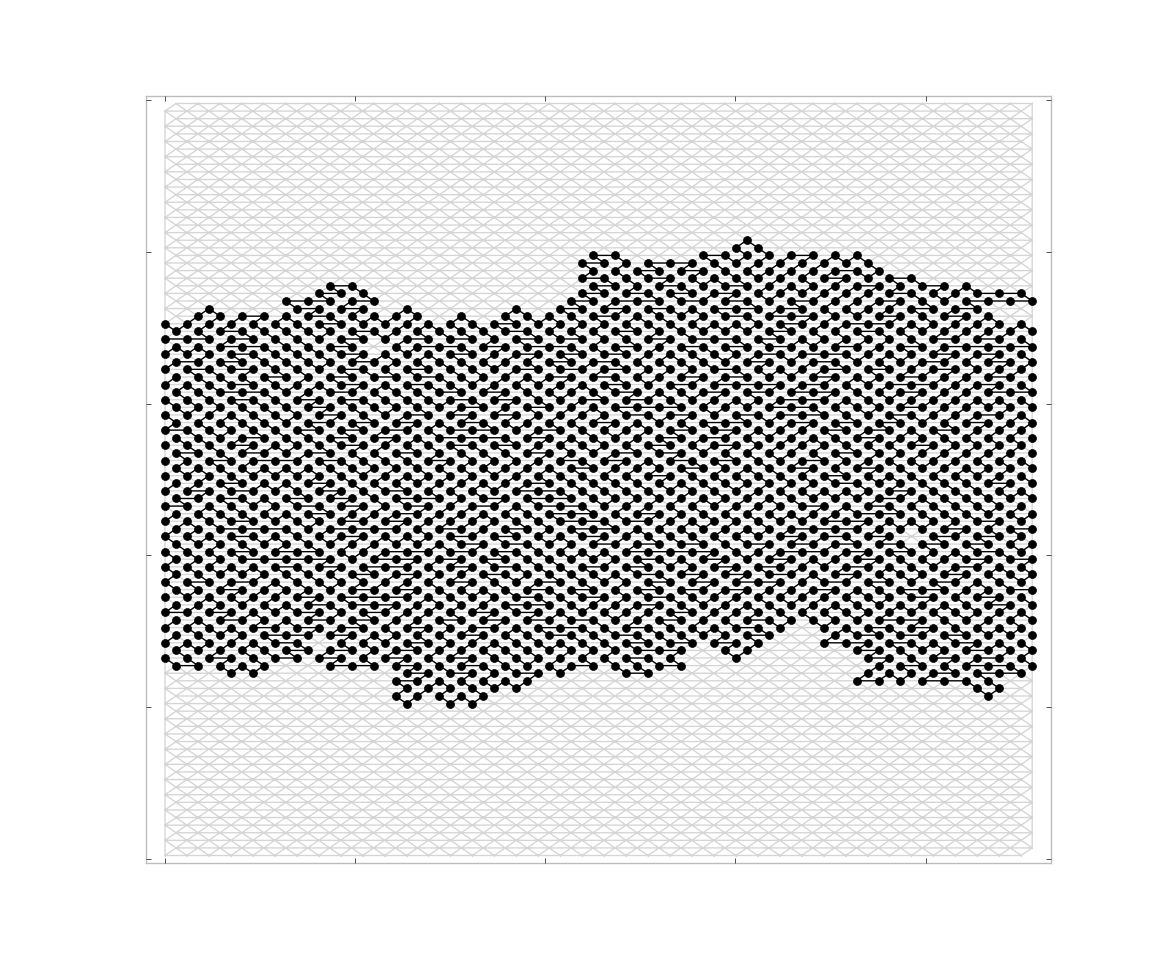

Recreate this plot in Python.
#!/usr/bin/env python
# -*- coding:utf-8 -*-
#
# written by Shotaro Fujimoto
# 2016-07-12


from triangular import LatticeTriangular as LT
from base import Main as base
from String import String
import numpy as np
import multiprocessing as mp
import random

def print_debug(arg):
    """Print argument if needed.

    You can use this function in any parts and its behavior is toggled here.
    """
    # print arg
    pass


class Main(base):
    """任意に設定したstringの近傍点に点を追加し成長させるモデル

    グラフ上で左端と右端に固定されたstringの近傍点を探索，ランダム(後には曲げ
    弾性による重み付けの効果を追加)に選択し，stringを成長させていくモデル
    """

    def __init__(self, Lx=40, Ly=40, lattice_scale=10.,
                 size=[5, 4, 10, 12], plot=True,
                 frames=1000,
                 dot_result=(1., 0.5, -0.5, -1., -0.5, 0.5),
                 weight_const=3.,
                 strings=None,
                 pre_function=None,
                 post_function=None):
        """Init function of Main class.

        Lx (int (even)): 格子のx方向(グラフではy軸)の格子点数
        Ly (int (even)): 格子のy方向(グラフではx軸)の格子点数
        lattice_scale (int or float): グラフのx，y軸の実際のスケール(関係ない)
        """
        # Create triangular lattice with given parameters
        self.lattice = LT(np.zeros((Lx, Ly), dtype=np.int),
                          scale=float(max(Lx, Ly)), boundary='periodic')

        self.lattice_X = self.lattice.coordinates_x.reshape(self.lattice.Lx,
                                                self.lattice.Ly)
        self.lattice_Y = self.lattice.coordinates_y.reshape(self.lattice.Lx,
                                                self.lattice.Ly)

        self.occupied = np.zeros((Lx, Ly), dtype=np.bool)
        self.number_of_lines = sum(size) * Lx

        if strings is None:
            # Put the strings to the lattice
            self.strings = self.create_random_strings(len(size), size)
            # self.strings = [String(lattice=self.lattice, id=1,
            #                        x=int(Lx / 2), y=-int(Lx / 4) % Ly,
            #                        vec=[0] * ((Ly - 1) / 2) + [1] 
            #                        + [3] * ((Ly - 1) / 2) + [4])]
        else:
            self.strings = [String(self.lattice, **st) for st in strings]
        self.occupied[self.strings[0].pos_x, self.strings[0].pos_y] = True

        self.plot = plot
        self.interval = 1
        self.frames = frames

        self.dot_result = dot_result
        self.weight_const = weight_const

        self.pre_function = pre_function
        self.post_function = post_function
        self.pre_func_res = []
        self.post_func_res = []

        # Plot triangular-lattice points, string on it, and so on
        if self.plot:
            self.plot_all()
        else:
            t = 0
            while t < self.frames:
                try:
                    self.update()
                    t += 1
                except StopIteration:
                    break

    def dot(self, v, w):
        """0〜5で表された6つのベクトルの内積を計算する。

        v, w (int): ベクトル(0〜5の整数で表す)"""
        # results = (1., 0.5, -0.5, -1., -0.5, 0.5)
        # results = (2., 0.0, -0.5, -1., -0.5, 0.)
        # results = (1., 1., 1., 1., 1., 1.)
        # results = (3., 0., -0.5, -1., -0.5, 0.)
        return self.dot_result[(w + 6 - v) % 6]

    def update(self, num=0):
        """FuncAnimationから各フレームごとに呼び出される関数

        1時間ステップの間に行う計算はすべてここに含まれる。
        """

        # update each string
        for i, s in enumerate(self.strings):
            if self.pre_function is not None:
                self.pre_func_res.append(self.pre_function(self, i, s))
            ret = self.update_each_string(s)
            if self.post_function is not None:
                self.post_func_res.append(self.post_function(self, i, s))

        if self.plot:
            ret = self.plot_string()
            return ret

    def update_each_string(self, s):
        X = self.get_neighbor_xy(s)
        if not X:
            raise StopIteration

        # update positions
        if len(X) == 4:
            i, r, nx, ny = X
            s.x, s.y = nx, ny
            s.insert(i, r)
            self.occupied[s.pos_x[i], s.pos_y[i]] = True
        elif len(X) == 2:
            i, r = X
            s.insert(i + 1, r)
            self.occupied[s.pos_x[i + 1], s.pos_y[i + 1]] = True
        else:
            i, r, r_rev = X
            s.vec[i] = r
            s.insert(i + 1, r_rev)
            self.occupied[s.pos_x[i + 1], s.pos_y[i + 1]] = True

    def get_neighbor_xy(self, s):
        """Stringクラスのインスタンスsの隣接する非占有格子点の座標を取得する

        s (String): 対象とするStringクラスのインスタンス
        """
        self.neighbors_set = {}
        bonding_pairs = self.get_bonding_pairs(s)
        if len(bonding_pairs) == 0:
            return False
        choosed_pair = self.choose_one_bonding_pair(s, bonding_pairs)
        return choosed_pair

    def get_bonding_pairs(self, s):
        bonding_pairs = []
        # sのx, y座標に関して
        for i, (x, y) in enumerate(s.pos):
            # それぞれの近傍点を取得
            nnx, nny = self.lattice.neighborhoods[x, y]
            # 6方向全てに関して
            for r in [0, 1, 2, 3, 4, 5]:
                nx, ny = nnx[r], nny[r]
                # 反射境界条件のとき除外される点の場合，次の近接点に
                if nx == -1 or ny == -1:
                    continue
                # 既に占有されているとき，次の近接点に
                elif self.occupied[nx, ny]:
                    continue
                # それ以外(近傍点のうち占有されていない点であるとき)
                # 既にstringの近傍として登録されている場合
                elif self.neighbors_set.has_key((nx, ny)):
                    # 一つ前に登録された点が現在の評価点の近傍点である場合
                    if self.neighbors_set[(nx, ny)][-1][0] == i - 1:
                        bonding_pair = [i - 1,
                                        self.neighbors_set[(nx, ny)][-1][1],
                                        (r + 3) % 6]
                        # [i-1, r_{i}, r_{rev}]
                        # r_rev: 現在の点から近接点へのベクトル
                        bonding_pairs.append(bonding_pair)
                    self.neighbors_set[(nx, ny)].append((i, r))
                # stringの近傍として登録されていない場合 -> 新たに登録
                else:
                    if i == 0:
                        # r_rev = (r + 3) % 6
                        bonding_pairs.append([0, (r + 3) % 6, nx, ny])
                    if i == len(s.vec) - 1:
                        bonding_pairs.append([len(s.vec), r])

                    self.neighbors_set[(nx, ny)] = [(i, r),]
        return bonding_pairs

    def calc_weight(self, s, bonding_pair):
        if len(bonding_pair) == 2:
            i, r = bonding_pair
            # weight = self.dot(s.vec[i - 1], r) + 2.
            weight = 1.5 * (self.dot(s.vec[i - 1], r) + 1.)
        elif len(bonding_pair) == 4:
            i, r_rev, nx, ny = bonding_pair
            # weight = self.dot(r, s.vec[i + 1]) + 2.
            weight = 1.5 * (self.dot(r_rev, s.vec[i + 1]) + 1.)
        else:
            i, r, r_rev = bonding_pair
            if i == 0 or i == len(s.vec) - 1:
                # 端の場合，定数
                weight = self.weight_const
            else:
                # 重みは内積の和で表現
                weight = self.dot(s.vec[i - 1], r) + \
                        self.dot(r_rev, s.vec[i + 1]) + 1
        return weight

    def choose_one_bonding_pair(self, s, bonding_pairs):
        # bonding_pairsの選ばれやすさを適切に重みを付けて評価
        weights = np.array([self.calc_weight(s, p) for p in bonding_pairs])
        weights = weights / np.sum(weights)

        choiced_index = np.random.choice(range(len(weights)), p=weights)
        return bonding_pairs[choiced_index]


if __name__ == '__main__':
    import matplotlib.pyplot as plt
    # Ly = 40
    # main = Main(Lx=100, Ly=Ly, size=[Ly])

    # Ly = 5
    # main = Main(Lx=10, Ly=Ly, size=[Ly])

    # main = Main(Lx=6, Ly=6, size=[random.randint(4, 12)] * 1, plot=False)
    # main = Main(Lx=50, Ly=50, size=[random.randint(4, 12)] * 1, plot=False)
    main = Main(Lx=50, Ly=50, size=[random.randint(4, 12)] * 1)
